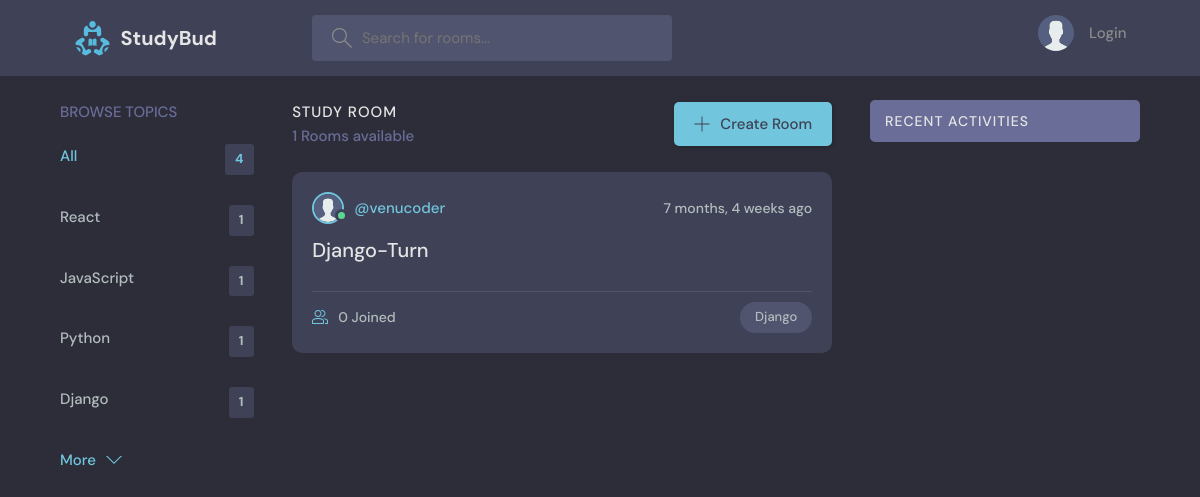
The app's page /?q=Django, older data.
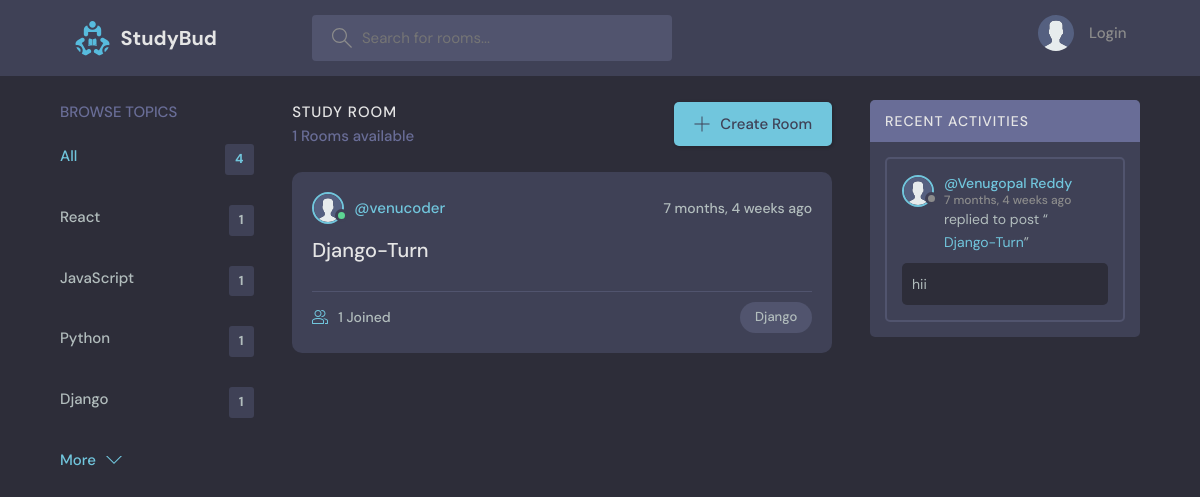
The same page, newer data.
### base/models.py (models this page shows, shortened)
class Topic(models.Model):
    name = models.CharField(max_length=200)

class Room(models.Model):
    host = models.ForeignKey(User, on_delete=models.SET_NULL, null=True)
    topic = models.ForeignKey(Topic, on_delete=models.SET_NULL, null=True)
    name = models.CharField(max_length=200)
    description = models.TextField(null=True, blank=True)
    participants = models.ManyToManyField(User, related_name='participants', blank=True)
    updated = models.DateTimeField(auto_now=True)
    created = models.DateTimeField(auto_now_add=True)
    class Meta:
        ordering = ['-updated', '-created']
    def __str__(self):
        return self.name

class User(AbstractUser):
    name = models.CharField(max_length=200, null=True)
    email = models.EmailField(unique=True)
    bio = models.TextField(null=True, blank=True)
    avatar = models.ImageField(null=True, default="avatar.svg")
    USERNAME_FIELD = 'email'
    REQUIRED_FIELDS = ['username',]

class Message(models.Model):
    user = models.ForeignKey(User, on_delete=models.CASCADE)
    room = models.ForeignKey(Room, on_delete=models.CASCADE)
    body = models.TextField()
    updated = models.DateTimeField(auto_now=True)
    created = models.DateTimeField(auto_now_add=True)
    class Meta:
        ordering = ['-updated', '-created']

### base/views.py (the view)
# urls.py: path('', views.home, name="home"),
def home(request):
    q = request.GET.get('q') if request.GET.get('q') != None else ''
    rooms = Room.objects.filter(
        Q(topic__name__icontains=q) |
        Q(name__icontains=q) |
        Q(description__icontains=q)
    )[0:10]
    topics = Topic.objects.all()[0:10]
    room_count = rooms.count()
    room_messages = Message.objects.filter(Q(room__topic__name__icontains=q))[0:10]
    context = {'rooms': rooms, 'topics': topics, 'room_count': room_count,
               'room_messages': room_messages}
    return render(request, 'base/home.html', context)

### base/templates/base/home.html (shortened to what this page needs)
{% extends 'main.html' %}
{% block content %}
<main class="layout layout--3">
  <div class="container">
    {% include 'base/topics_component.html' %}
    <div class="roomList">
      <div class="roomList__header">
        <div>
          <h2>Study Room</h2>
          <p>{{room_count}} Rooms available</p>
        </div>
        <a class="btn btn--main" href="{% url 'create-room' %}">
          <svg version="1.1" xmlns="http://www.w3.org/2000/svg" width="32" height="32" viewBox="0 0 32 32">
            <title>add</title>
            <path
              d="M16.943 0.943h-1.885v14.115h-14.115v1.885h14.115v14.115h1.885v-14.115h14.115v-1.885h-14.115v-14.115z">
            </path>
          </svg>
          Create Room
        </a>
      </div>
      {% include 'base/feed_component.html' %}
    </div>
    {% include 'base/activity_component.html' %}
  </div>
</main>
{% endblock content %}

### base/templates/base/topics_component.html
<div class="topics">
    <div class="topics__header">
        <h2>Browse Topics</h2>
    </div>
    <ul class="topics__list">
        <li>
            <a href="{% url 'home' %}" class="active">All <span>{{topics.count}} </span></a>
        </li>
        {% for topic in topics %}
        <li>
            <a href="{% url 'home' %}?q={{topic.name}}">{{topic.name}} <span>{{topic.room_set.all.count}} </span></a>
        </li>
        {% endfor %}
    </ul>
    <a class="btn btn--link" href="{% url 'topics' %}">
        More
        <svg version="1.1" xmlns="http://www.w3.org/2000/svg" width="32" height="32" viewBox="0 0 32 32">
            <title>chevron-down</title>
            <path d="M16 21l-13-13h-3l16 16 16-16h-3l-13 13z"></path>
        </svg>
    </a>
</div>

### base/templates/base/feed_component.html (shortened to what this page needs)
{% for room in rooms %}
<div class="roomListRoom">
    <div class="roomListRoom__header">
        <a href="{% url 'user-profile' room.host.id %}" class="roomListRoom__author">
            <div class="avatar avatar--small active">
                <img src="{{room.host.avatar.url}}" />
            </div>
            <span>@{{room.host.username}}</span>
        </a>
        <div class="roomListRoom__actions">
            <span>{{room.created|timesince}} ago</span>
        </div>
    </div>
    <div class="roomListRoom__content">
        <a href="{% url 'room' room.id %}">{{room.name}}</a>
    </div>
    <div class="roomListRoom__meta">
        <a href="{% url 'room' room.id %}" class="roomListRoom__joined">
            {{room.participants.all.count}} Joined
        </a>
        <p class="roomListRoom__topic">{{room.topic.name}}</p>
    </div>
</div>
{% endfor %}

### base/templates/base/activity_component.html (shortened to what this page needs)
<div class="activities">
    <div class="activities__header">
        <h2>Recent Activities</h2>
    </div>
    {% for message in room_messages %}
    <div class="activities__box">
        <div class="activities__boxHeader roomListRoom__header">
            <a href="{% url 'user-profile' message.user.id %}" class="roomListRoom__author">
                <div class="avatar avatar--small">
                    <img src="{{message.user.avatar.url}}" />
                </div>
                <p>
                    @{{message.user.name}}
                    <span>{{message.created|timesince}} ago</span>
                </p>
            </a>
        </div>
        <div class="activities__boxContent">
            <p>replied to post “<a href="{% url 'room' message.room.id %}">{{message.room}}</a>”</p>
            <div class="activities__boxRoomContent">
                {{message.body}}
            </div>
        </div>
    </div>
    {% endfor %}
</div>

Row changes from the older to the newer data that the page shows:
computed for Room "Django-Turn": participants.all.count "0" → "1"
added Message: user.avatar (placeholder picture), user.name "Venugopal Reddy", created "7 months, 4 weeks", room "Django-Turn", body "hii"
